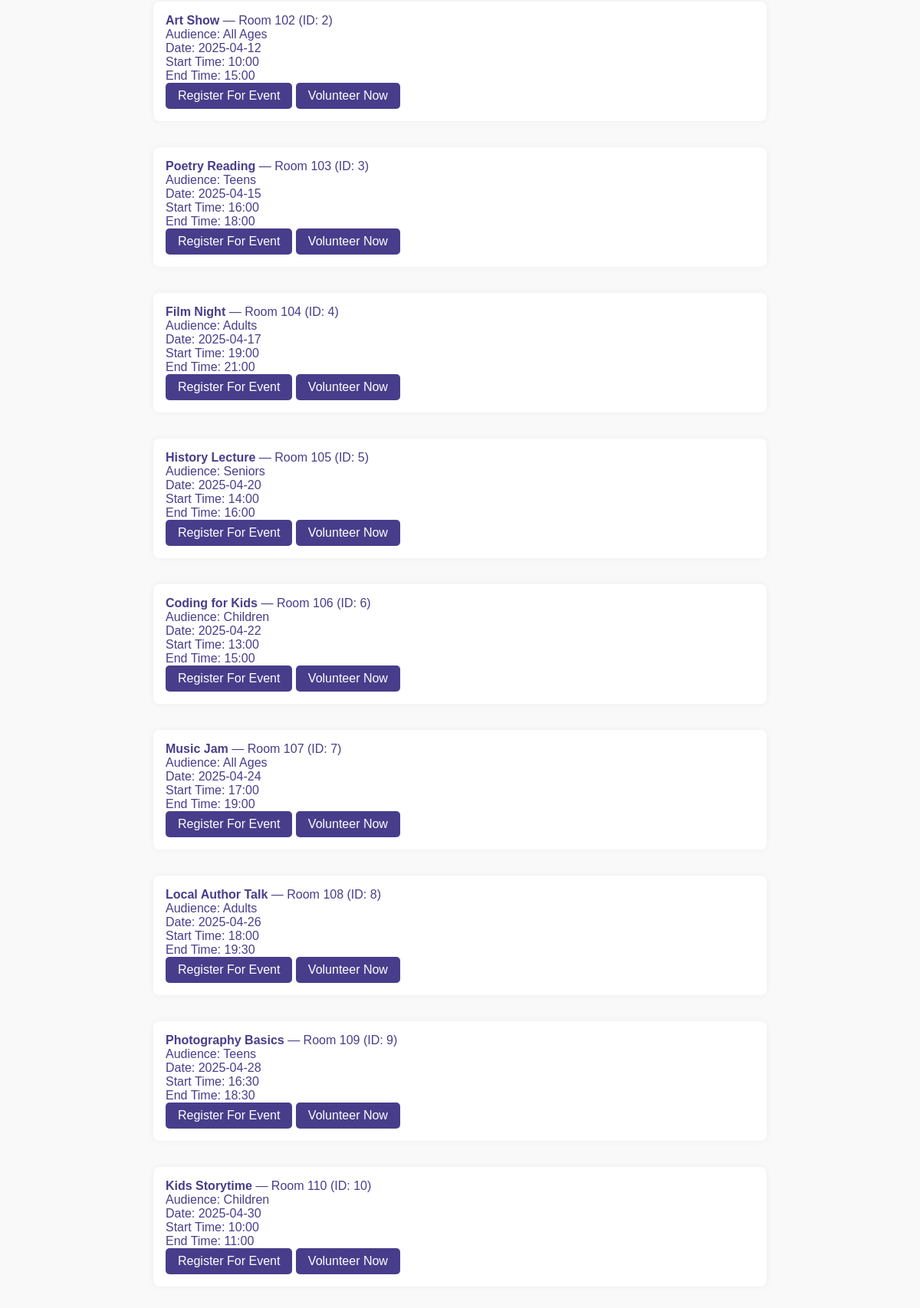
The app's page /findEvent (lower part), older data.
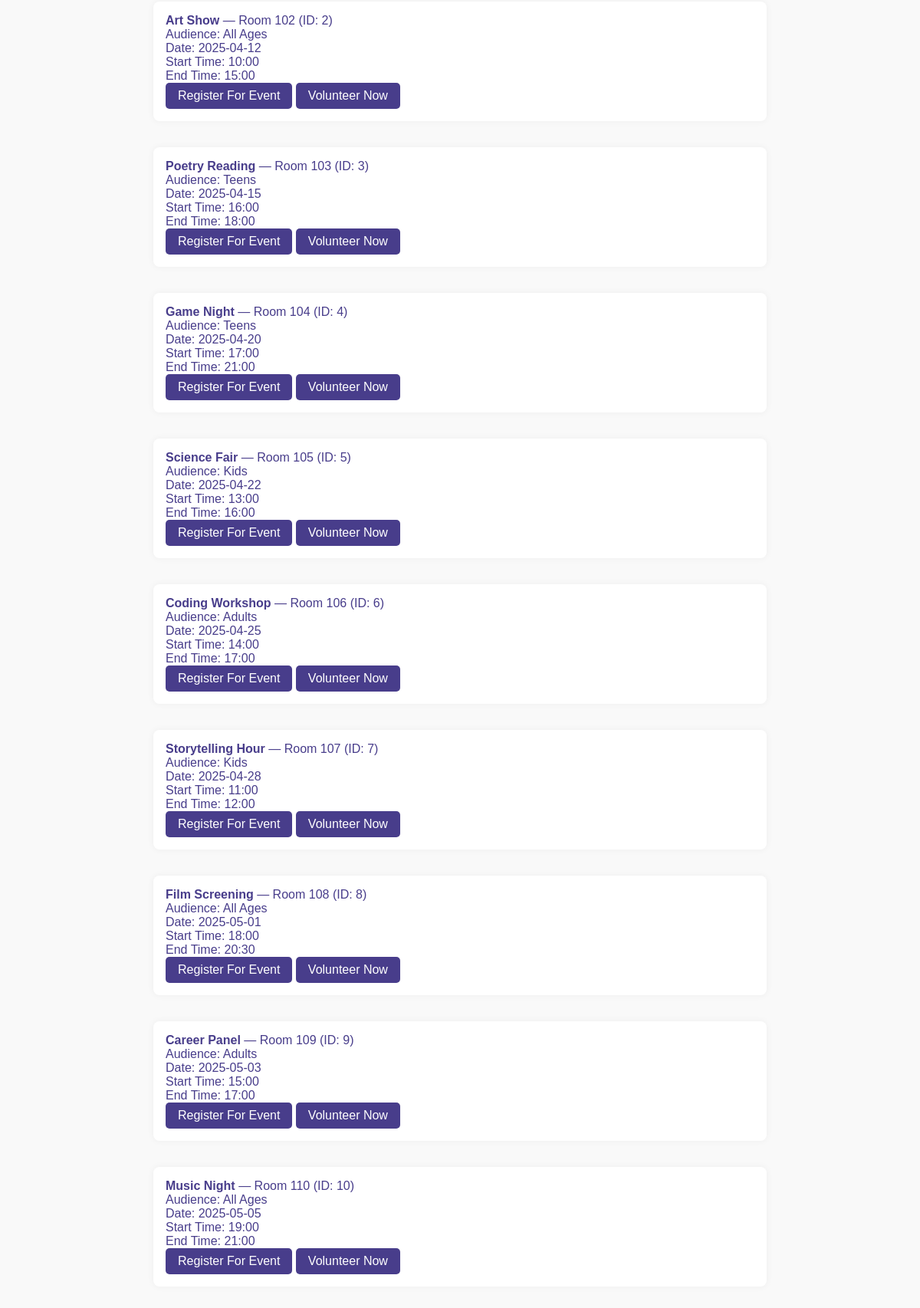
The same page, newer data.
### tables this page shows
CREATE TABLE LibraryEvents (
        event_id INTEGER PRIMARY KEY,
        location TEXT,
        title TEXT,
        audience TEXT,
        date TEXT,
        start_time TEXT,
        end_time TEXT
    );

### modules/routes.py (the view)
    @app.route('/findEvent', methods=['GET', 'POST'])
    def find_event():
        search_query = ''
        conn = sqlite3.connect('library.db')
        cur = conn.cursor()
        if request.method == 'POST':
            search_query = request.form['title']
        query = ('''
            SELECT *
            FROM LibraryEvents le
        ''')
        params = ()
        if search_query:
            query += ' WHERE le.title LIKE ?'
            params = (f'%{search_query}%',)
        cur.execute(query, params)
        eventResults = cur.fetchall()
        conn.close()
        return render_template('findEvent.html', eventResults=eventResults,search_query=search_query, message=request.args.get('message'))

### templates/findEvent.html (shortened to what this page needs)
{% extends 'base.html' %}
{% block body %}
    {% if eventResults %}
        <ul>
            {% for item in eventResults %}
                <li>
                    <strong>{{ item[2] }}</strong> — {{ item[1] }} (ID: {{ item[0] }})<br>
                    {% if item[3] %}
                        Audience: {{ item[3] }}<br>
                        Date: {{ item[4] }}<br>
                        Start Time: {{ item[5] }}<br>
                        End Time: {{ item[6] }}<br>
                        <button onclick="openForm('register-modal{{ item[0] }}')">Register For Event</button>
                        <button onclick="openForm('volunteer-modal{{ item[0] }}')">Volunteer Now</button>
                    {% endif %}
                </li><br>
            {% endfor %}
        </ul>
    {% elif request.method == 'POST' %}
        <p>No results found.</p>
    {% endif %}
{% endblock %}

### templates/base.html (shortened to what this page needs)
<!DOCTYPE html>
<html lang="en">
<head>
    <link rel="stylesheet" href="{{ url_for('static', filename='style.css') }}">
</head>
<body>
    <main>
        {% block body %}{% endblock %}
    </main>
</body>
</html>

### static/style.css (style rules this page uses)
body { margin: 0; font-family: sans-serif; color: darkslateblue; background-color: #f9f9f9; padding: 2rem; }
button { padding: 0.5rem 1rem; font-size: 1rem; background-color: darkslateblue; color: white; border: none; border-radius: 5px; cursor: pointer; }
ul { list-style: none; padding: 0; }
li { background: white; padding: 1rem; margin-bottom: 1rem; border-radius: 8px; box-shadow: 0 0 10px rgba(0,0,0,0.05); }
main { max-width: 800px; margin: auto; }

Row changes from the older to the newer data that the page shows:
changed LibraryEvents "Room 104": title "Film Night" → "Game Night"; audience "Adults" → "Teens"; date "2025-04-17" → "2025-04-20"; start_time "19:00" → "17:00"
changed LibraryEvents "Room 105": title "History Lecture" → "Science Fair"; audience "Seniors" → "Kids"; date "2025-04-20" → "2025-04-22"; start_time "14:00" → "13:00"
changed LibraryEvents "Room 106": title "Coding for Kids" → "Coding Workshop"; audience "Children" → "Adults"; date "2025-04-22" → "2025-04-25"; start_time "13:00" → "14:00"; end_time "15:00" → "17:00"
changed LibraryEvents "Room 107": title "Music Jam" → "Storytelling Hour"; audience "All Ages" → "Kids"; date "2025-04-24" → "2025-04-28"; start_time "17:00" → "11:00"; end_time "19:00" → "12:00"
changed LibraryEvents "Room 108": title "Local Author Talk" → "Film Screening"; audience "Adults" → "All Ages"; date "2025-04-26" → "2025-05-01"; end_time "19:30" → "20:30"
changed LibraryEvents "Room 109": title "Photography Basics" → "Career Panel"; audience "Teens" → "Adults"; date "2025-04-28" → "2025-05-03"; start_time "16:30" → "15:00"; end_time "18:30" → "17:00"
changed LibraryEvents "Room 110": title "Kids Storytime" → "Music Night"; audience "Children" → "All Ages"; date "2025-04-30" → "2025-05-05"; start_time "10:00" → "19:00"; end_time "11:00" → "21:00"
